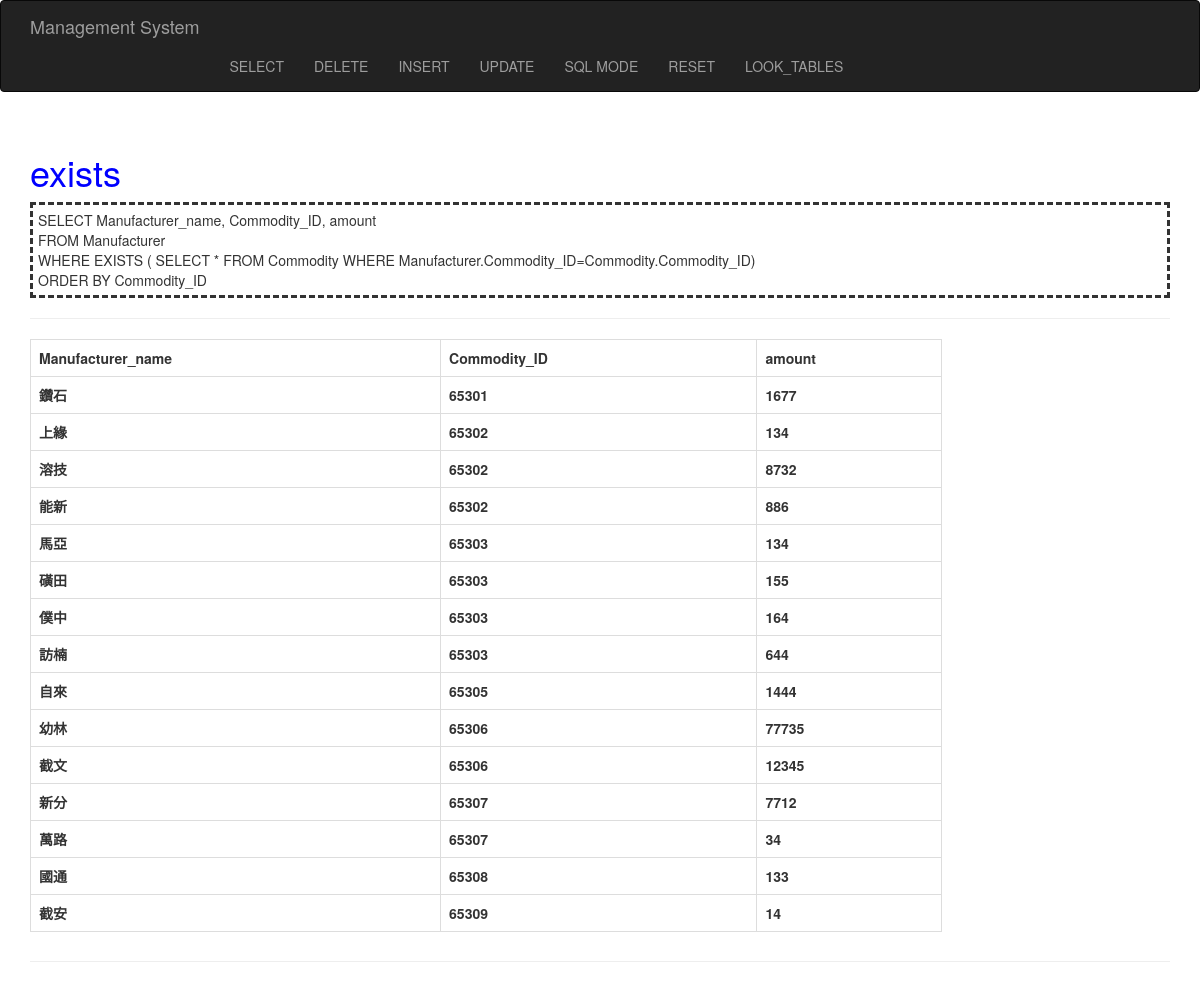
The app's page /select/exists with its own data.
### tables this page shows
CREATE TABLE Manufacturer(
	Manufacturer_ID INTEGER PRIMARY KEY,
	Manufacturer_name TEXT NOT NULL,
	Commodity_ID INTEGER NOT NULL,
	amount INTEGER NOT NULL
);

### dbms/button.py (the view)
@bp.route('/select/<advance>')
def select_btn(advance):
    query_collection = dict()
    query_collection['select'] = ["SELECT *", "FROM Commodity", "WHERE (Commodity_ID%2 == 0)"]
    query_collection['in'] = ["SELECT Commodity_name, Retailer_name, Commodity_price", "FROM Commodity, Sell, Retailer", "WHERE Commodity.Commodity_ID=Sell.Commodity_ID AND Sell.Retailer_ID=Retailer.Retailer_ID AND", "Commodity.Commodity_ID IN ( SELECT Sell.Commodity_ID FROM Sell )"]
    query_collection['not_in'] = ["SELECT Commodity_name", "FROM Commodity", "WHERE Commodity_ID NOT IN ( SELECT Sell.Commodity_ID", "FROM Sell )"]
    query_collection['exists'] = ["SELECT Manufacturer_name, Commodity_ID, amount", "FROM Manufacturer", "WHERE EXISTS ( SELECT * FROM Commodity WHERE Manufacturer.Commodity_ID=Commodity.Commodity_ID)", "ORDER BY Commodity_ID"]
    query_collection['not_exists'] = ["SELECT Commodity_name", "FROM Commodity", "WHERE NOT EXISTS ( SELECT * FROM Manufacturer WHERE Manufacturer.Commodity_ID=Commodity.Commodity_ID )"]
    query_collection['count'] = ["SELECT count(Commodity_weight)", "FROM Commodity", "WHERE (Commodity_ID%2 == 1)"]
    query_collection['sum'] = ["SELECT sum(Commodity_weight)", "FROM Commodity"]
    query_collection['max'] = ["SELECT max(Commodity_weight)", "FROM Commodity"]
    query_collection['min'] = ["SELECT min(Commodity_weight)", "FROM Commodity"]
    query_collection['avg'] = ["SELECT Manufacturer_ID, avg(Commodity_weight)", "FROM Commodity", "GROUP BY Manufacturer_ID", "ORDER BY avg(Commodity_weight)"]
    query_collection['having'] = ["SELECT Manufacturer_ID, avg(Commodity_weight), sum(Commodity_weight)", "FROM Commodity", "GROUP BY Manufacturer_ID", "HAVING COUNT(Manufacturer_ID)>1"]
    db = get_db()
    sql = query_collection[advance]
    content = db.execute(
        " ".join(sql)
    ).fetchall()
    print(content)
    return render_template('select.html', advance=advance, sql=sql, content=content)

### dbms/db.py (called while the page is built)
def get_db():
    if 'db' not in g:
        g.db = sqlite3.connect(
            current_app.config['DATABASE'],
            detect_types=sqlite3.PARSE_DECLTYPES
        )
        g.db.row_factory = sqlite3.Row
    return g.db

### dbms/templates/select.html (shortened to what this page needs)
{% extends "base.html" %}
{% block page_content %}
<div class="page-header">
	<h1><font color="blue">{{ advance }}</font></h1>
	<div class="sqlstyle">
	{% for query_slice in sql %}
		<div>{{ query_slice }}</div>
	{% endfor %}
	</div>
	<hr>
	<table class="table-hover table-bordered table" style="width: 80%;">
		<tr>
			{% if content %}
				{% for key in content[0].keys() %}
					<th>{{ key }}</th>
				{% endfor %}
			{% endif %}
		</tr>
		{% if content %}
			{% for row in content %}
				<tr>
				{% for key in content[0].keys() %}
				<th>{{ row[key] }}</th>
				{% endfor %}
				</tr>
			{% endfor %}
		{% endif %}
	</table>
</div>
{% endblock %}

### dbms/static/my.css (style rules this page uses)
.sqlstyle { border-style : dashed; padding: 5px; }

### records on screen
Manufacturer: Manufacturer_name "鑽石" "65301" "1677"
Manufacturer: Manufacturer_name "上緣" "65302" "134"
Manufacturer: Manufacturer_name "溶技" "65302" "8732"
Manufacturer: Manufacturer_name "能新" "65302" "886"
Manufacturer: Manufacturer_name "馬亞" "65303" "134"
Manufacturer: Manufacturer_name "磺田" "65303" "155"
Manufacturer: Manufacturer_name "僕中" "65303" "164"
Manufacturer: Manufacturer_name "訪楠" "65303" "644"
Manufacturer: Manufacturer_name "自來" "65305" "1444"
Manufacturer: Manufacturer_name "幼林" "65306" "77735"
Manufacturer: Manufacturer_name "截文" "65306" "12345"
Manufacturer: Manufacturer_name "新分" "65307" "7712"
Manufacturer: Manufacturer_name "萬路" "65307" "34"
Manufacturer: Manufacturer_name "國通" "65308" "133"
Manufacturer: Manufacturer_name "截安" "65309" "14"

### other values on screen
{{ advance }} "exists"
{{ query_slice }} "SELECT Manufacturer_name, Commodity_ID, amount" "FROM Manufacturer" "WHERE EXISTS ( SELECT * FROM Commodity WHERE Manufacturer.Commodity_ID=Commodity.Commodity_ID)" "ORDER BY Commodity_ID"
{{ key }} "Manufacturer_name" "Commodity_ID" "amount"
